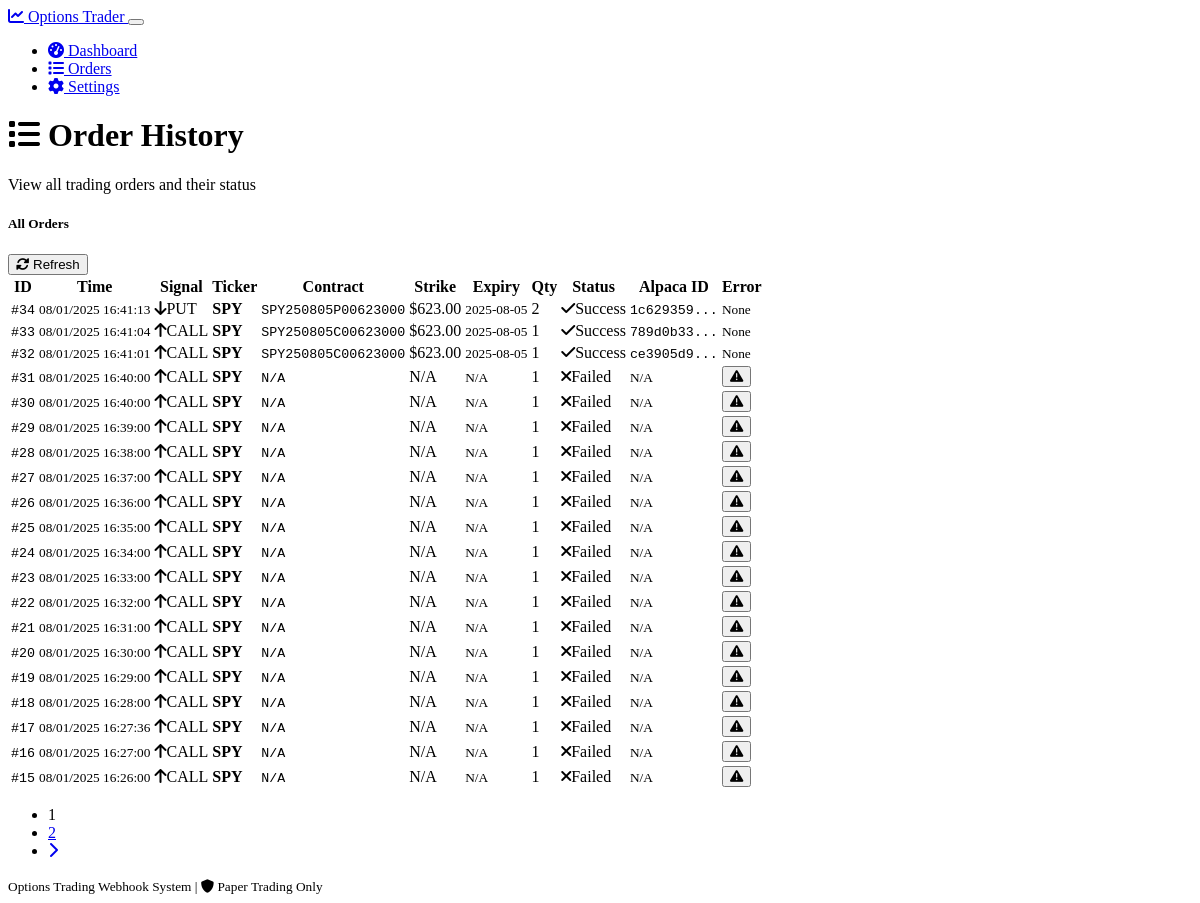
The page /orders on the database as committed earlier.
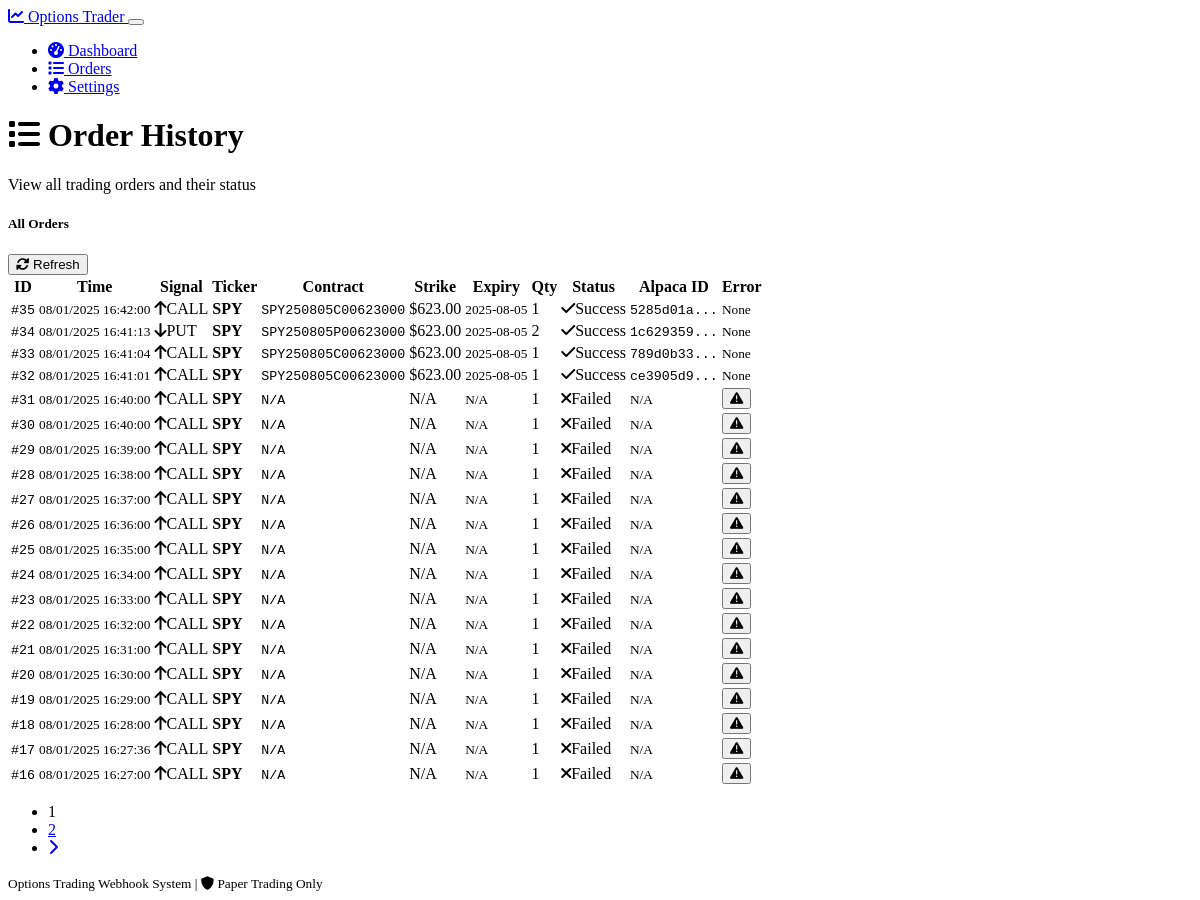
The same page on the database as committed later.
### models.py (models this page shows, shortened)
class Order(db.Model):
    id = db.Column(db.Integer, primary_key=True)
    ticker = db.Column(db.String(10), nullable=False)
    signal = db.Column(db.String(10), nullable=False)  # CALL or PUT
    contract_symbol = db.Column(db.String(50))
    quantity = db.Column(db.Integer, nullable=False)
    strike_price = db.Column(db.Float)
    expiry_date = db.Column(db.String(20))
    order_status = db.Column(db.String(20), default='pending')
    alpaca_order_id = db.Column(db.String(50))
    error_message = db.Column(Text)
    created_at = db.Column(db.DateTime, default=datetime.utcnow)
    filled_at = db.Column(db.DateTime)

### routes.py (the view)
@app.route("/orders")
def orders():
    page = request.args.get('page', 1, type=int)
    per_page = 20
    orders = Order.query.order_by(Order.created_at.desc()).paginate(
        page=page, per_page=per_page, error_out=False
    )
    return render_template('orders.html', orders=orders)

### templates/orders.html (shortened to what this page needs)
{% extends "base.html" %}
{% block content %}
<div class="row mb-4">
    <div class="col-12">
        <h1 class="h2 mb-0">
            <i class="fas fa-list me-2"></i>
            Order History
        </h1>
        <p class="text-muted">View all trading orders and their status</p>
    </div>
</div>
<div class="row">
    <div class="col-12">
        <div class="card">
            <div class="card-header d-flex justify-content-between align-items-center">
                <h5 class="mb-0">All Orders</h5>
                <button class="btn btn-outline-primary btn-sm" onclick="refreshOrders()">
                    <i class="fas fa-sync-alt me-1"></i> Refresh
                </button>
            </div>
            <div class="card-body">
                {% if orders.items %}
                    <div class="table-responsive">
                        <table class="table table-hover">
                            <thead>
                                <tr>
                                    <th>ID</th>
                                    <th>Time</th>
                                    <th>Signal</th>
                                    <th>Ticker</th>
                                    <th>Contract</th>
                                    <th>Strike</th>
                                    <th>Expiry</th>
                                    <th>Qty</th>
                                    <th>Status</th>
                                    <th>Alpaca ID</th>
                                    <th>Error</th>
                                </tr>
                            </thead>
                            <tbody>
                                {% for order in orders.items %}
                                <tr>
                                    <td>
                                        <small class="font-monospace">#{{ order.id }}</small>
                                    </td>
                                    <td>
                                        <small>
                                            {{ order.created_at.strftime('%m/%d/%Y %H:%M:%S') if order.created_at else 'N/A' }}
                                        </small>
                                    </td>
                                    <td>
                                        <span class="badge bg-{{ 'success' if order.signal == 'CALL' else 'danger' }}">
                                            {% if order.signal == 'CALL' %}
                                                <i class="fas fa-arrow-up me-1"></i>{{ order.signal }}
                                            {% else %}
                                                <i class="fas fa-arrow-down me-1"></i>{{ order.signal }}
                                            {% endif %}
                                        </span>
                                    </td>
                                    <td><strong>{{ order.ticker }}</strong></td>
                                    <td>
                                        <small class="font-monospace">
                                            {{ order.contract_symbol or 'N/A' }}
                                        </small>
                                    </td>
                                    <td>
                                        {% if order.strike_price %}
                                            ${{ "%.2f"|format(order.strike_price) }}
                                        {% else %}
                                            N/A
                                        {% endif %}
                                    </td>
                                    <td>
                                        <small>{{ order.expiry_date or 'N/A' }}</small>
                                    </td>
                                    <td>{{ order.quantity }}</td>
                                    <td>
                                        {% if order.order_status == 'submitted' %}
                                            <span class="badge bg-success">
                                                <i class="fas fa-check me-1"></i>Success
                                            </span>
                                        {% elif order.order_status == 'failed' %}
                                            <span class="badge bg-danger">
                                                <i class="fas fa-times me-1"></i>Failed
                                            </span>
                                        {% elif order.order_status == 'processing' %}
                                            <span class="badge bg-warning">
                                                <i class="fas fa-clock me-1"></i>Processing
                                            </span>
                                        {% else %}
                                            <span class="badge bg-secondary">{{ order.order_status }}</span>
                                        {% endif %}
                                    </td>
                                    <td>
                                        {% if order.alpaca_order_id %}
                                            <small class="font-monospace">{{ order.alpaca_order_id[:8] }}...</small>
                                        {% else %}
                                            <small class="text-muted">N/A</small>
                                        {% endif %}
                                    </td>
                                    <td>
                                        {% if order.error_message %}
                                            <button class="btn btn-outline-danger btn-sm"
                                                    data-bs-toggle="tooltip"
                                                    title="{{ order.error_message }}">
                                                <i class="fas fa-exclamation-triangle"></i>
                                            </button>
                                        {% else %}
                                            <small class="text-muted">None</small>
                                        {% endif %}
                                    </td>
                                </tr>
                                {% endfor %}
                            </tbody>
                        </table>
                    </div>
                    {% if orders.pages > 1 %}
                        <nav aria-label="Order pagination" class="mt-3">
                            <ul class="pagination justify-content-center">
                                {% for page_num in orders.iter_pages() %}
                                    {% if page_num %}
                                        {% if page_num != orders.page %}
                                            <li class="page-item">
                                                <a class="page-link" href="{{ url_for('orders', page=page_num) }}">{{ page_num }}</a>
                                            </li>
                                        {% else %}
                                            <li class="page-item active">
                                                <span class="page-link">{{ page_num }}</span>
                                            </li>
                                        {% endif %}
                                    {% else %}
                                        <li class="page-item disabled">
                                            <span class="page-link">...</span>
                                        </li>
                                    {% endif %}
                                {% endfor %}
                                {% if orders.has_next %}
                                    <li class="page-item">
                                        <a class="page-link" href="{{ url_for('orders', page=orders.next_num) }}">
                                            <i class="fas fa-chevron-right"></i>
                                        </a>
                                    </li>
                                {% endif %}
                            </ul>
                        </nav>
                    {% endif %}
                {% endif %}
            </div>
        </div>
    </div>
</div>
{% endblock %}

### templates/base.html (shortened to what this page needs)
<!DOCTYPE html>
<html lang="en" data-bs-theme="dark">
<head>
    <link href="https://cdn.replit.com/agent/bootstrap-agent-dark-theme.min.css" rel="stylesheet">
    <link rel="stylesheet" href="https://cdnjs.cloudflare.com/ajax/libs/font-awesome/6.0.0/css/all.min.css">
    <link rel="stylesheet" href="{{ url_for('static', filename='css/trading.css') }}">
</head>
<body>
    <nav class="navbar navbar-expand-lg navbar-dark bg-dark border-bottom">
        <div class="container">
            <a class="navbar-brand" href="{{ url_for('dashboard') }}">
                <i class="fas fa-chart-line me-2"></i>
                Options Trader
            </a>
            <button class="navbar-toggler" type="button" data-bs-toggle="collapse" data-bs-target="#navbarNav">
            </button>
            <div class="collapse navbar-collapse" id="navbarNav">
                <ul class="navbar-nav ms-auto">
                    <li class="nav-item">
                        <a class="nav-link {% if request.endpoint == 'dashboard' %}active{% endif %}"
                           href="{{ url_for('dashboard') }}">
                            <i class="fas fa-tachometer-alt me-1"></i> Dashboard
                        </a>
                    </li>
                    <li class="nav-item">
                        <a class="nav-link {% if request.endpoint == 'orders' %}active{% endif %}"
                           href="{{ url_for('orders') }}">
                            <i class="fas fa-list me-1"></i> Orders
                        </a>
                    </li>
                    <li class="nav-item">
                        <a class="nav-link {% if request.endpoint == 'settings' %}active{% endif %}"
                           href="{{ url_for('settings') }}">
                            <i class="fas fa-cog me-1"></i> Settings
                        </a>
                    </li>
                </ul>
            </div>
        </div>
    </nav>
    <main class="container my-4">
        {% block content %}{% endblock %}
    </main>
    <footer class="bg-dark text-center py-3 mt-5">
        <div class="container">
            <small class="text-muted">
                Options Trading Webhook System |
                <i class="fas fa-shield-alt me-1"></i> Paper Trading Only
            </small>
        </div>
    </footer>
</body>
</html>

### static/css/trading.css (style rules this page uses)
.font-monospace { font-family: 'SF Mono', Monaco, 'Inconsolata', 'Fira Code', 'Fira Mono', 'Droid Sans Mono', 'Consolas', monospace; }
.navbar-nav .nav-link.active { background-color: rgba(255, 255, 255, 0.1); border-radius: 0.25rem; }
footer { border-top: 1px solid rgba(255, 255, 255, 0.1); }

Rows that differ between the two databases and show on the page:
no longer on this page (row unchanged): Order: id "15", created_at "08/01/2025 16:26:00", signal "CALL", ticker "SPY", contract_symbol "N/A", expiry_date "N/A", quantity "1", order_status "failed" (drawn)
added Order: id "35", created_at "08/01/2025 16:42:00", signal "CALL", ticker "SPY", contract_symbol "SPY250805C00623000", strike_price "623.00", expiry_date "2025-08-05", quantity "1", order_status "submitted" (drawn), alpaca_order_id "5285d01a", shows "None"
